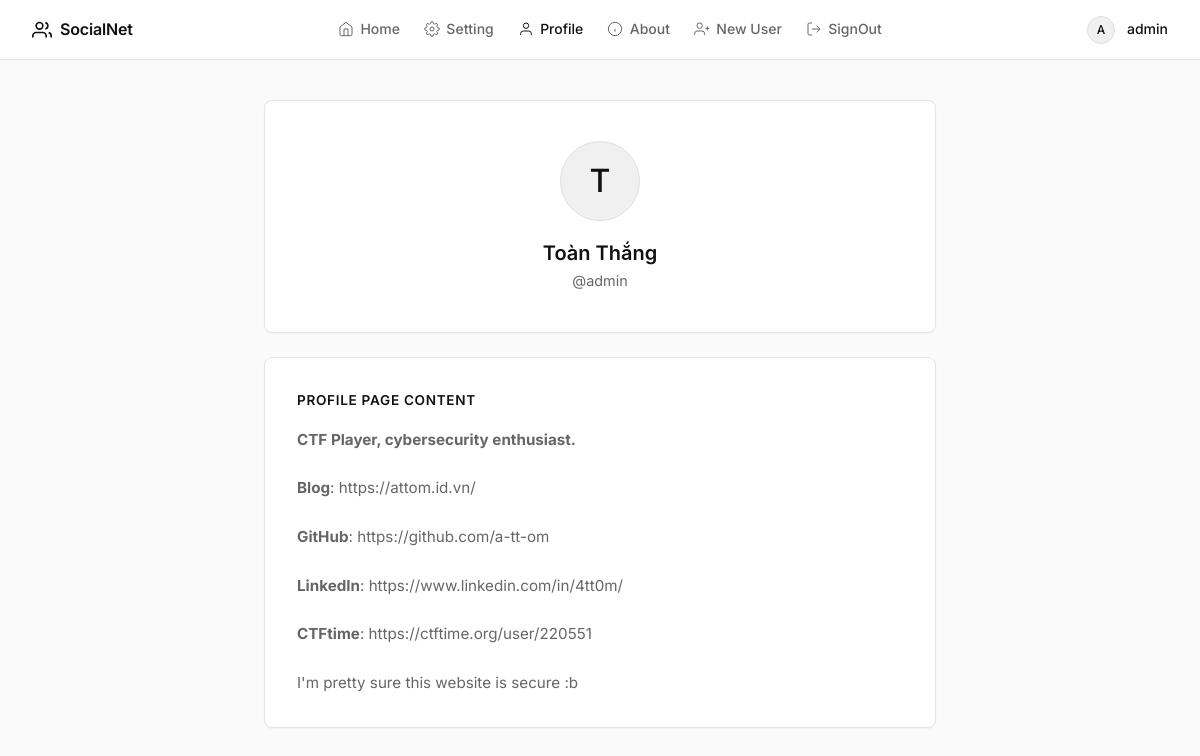
The app's page /src/socialnet/profile.php (signed in) with its own data.
### tables this page shows
CREATE TABLE IF NOT EXISTS account (
    id          INT AUTO_INCREMENT PRIMARY KEY,
    username    VARCHAR(50)  NOT NULL UNIQUE,
    fullname    VARCHAR(100) NOT NULL,
    password    VARCHAR(255) NOT NULL,
    description TEXT,
    is_admin    TINYINT(1) DEFAULT 0
);

### src/includes/auth.php (called while the page is built, shortened)
<?php
function getCurrentUsername(): ?string
{
    return $_SESSION['username'] ?? null;
}

### src/socialnet/profile.php (the view, shortened to what this page needs)
<?php
require_once __DIR__ . '/../includes/auth.php';
$ownerUsername = $_GET['owner'] ?? getCurrentUsername();
$host = getenv('DB_HOST') ?: 'mysql';
$db = getenv('DB_NAME') ?: 'socialnet';
$dbuser = getenv('DB_USER') ?: 'socialnet_user';
$dbpass = getenv('DB_PASS') ?: 'socialnet_pass';
$conn = new mysqli($host, $dbuser, $dbpass, $db);
$query = "SELECT username, fullname, description FROM account WHERE username = '$ownerUsername'";
$result = $conn->query($query);
if ($result && $profile = $result->fetch_assoc()) {
}
?>
<!DOCTYPE html>
<html lang="en">
<head>
    <link rel="stylesheet" href="/assets/style.css?v=2">
</head>
<body>
    <?php include __DIR__ . '/../includes/menubar.php'; ?>
    <div class="main-content">
        <div class="profile-header">
            <div class="profile-avatar"><?= strtoupper(substr($profile['fullname'], 0, 1)) ?></div>
            <h2><?= htmlspecialchars($profile['fullname']) ?></h2>
            <div class="profile-username">@<?= htmlspecialchars($profile['username']) ?></div>
        </div>
        <div class="profile-description">
            <h3>Profile Page Content</h3>
            <?php
            function parseMarkdown($text)
            {
                $text = preg_replace('/\[([^\]]+)\]\((https?:\/\/[^\)]+)\)/', '<a href="$2" target="_blank" rel="noopener noreferrer">$1</a>', $text);
                $text = preg_replace('/(?<!href=")(?<!>)(https?:\/\/[^\s<]+)/', '<a href="$1" target="_blank" rel="noopener noreferrer">$1</a>', $text);
                $text = preg_replace('/\*\*(.+?)\*\*/s', '<strong>$1</strong>', $text);
                $text = preg_replace('/\_(.+?)\_/s', '<em>$1</em>', $text);
                return nl2br($text);
            }
            ?>
            <?php if (!empty($profile['description'])): ?>
                <div class="description-content"><?= parseMarkdown($profile['description']) ?></div>
            <?php else: ?>
                <div class="no-description">This user hasn't written anything yet.</div>
            <?php endif; ?>
        </div>
    </div>
</body>
</html>

### src/assets/style.css (style rules this page uses)
:root { --bg-primary: #ffffff; --bg-secondary: #fafafa; --bg-card: #ffffff; --bg-input: #ffffff; --border-color: #e5e5e5; --border-focus: #111111; --text-primary: #111111; --text-secondary: #666666; --text-muted: #888888; --accent: #111111; --accent-hover: #333333; --accent-glow: #f5f5f5; --success: #0d9488; --success-bg: #f0fdfa; --danger: #e11d48; --danger-bg: #fff1f2; --warning: #d97706; --shadow-sm: 0 1px 2px rgba(0, 0, 0, 0.04); --shadow-md: 0 4px 12px rgba(0, 0, 0, 0.03); --shadow-lg: 0 8px 24px rgba(0, 0, 0, 0.04); --radius-sm: 6px; --radius-md: 8px; --radius-lg: 12px; --radius-xl: 16px; --transition: all 0.2s ease; }
*, *::before, *::after { margin: 0; padding: 0; box-sizing: border-box; }
html { font-size: 16px; }
body { font-family: "Inter", -apple-system, BlinkMacSystemFont, sans-serif; background: var(--bg-secondary); color: var(--text-primary); line-height: 1.6; min-height: 100vh; -webkit-font-smoothing: antialiased; -moz-osx-font-smoothing: grayscale; }
a { color: var(--text-secondary); text-decoration: none; transition: var(--transition); }
.main-content { position: relative; z-index: 1; padding-top: 100px; padding-bottom: 4rem; max-width: 720px; margin: 0 auto; padding-left: 1.5rem; padding-right: 1.5rem; }
.profile-header { text-align: center; padding: 2.5rem 2rem; background: var(--bg-card); border: 1px solid var(--border-color); border-radius: var(--radius-md); margin-bottom: 1.5rem; box-shadow: var(--shadow-sm); }
.profile-avatar { width: 80px; height: 80px; border-radius: 50%; background: #f0f0f0; border: 1px solid #e0e0e0; display: flex; align-items: center; justify-content: center; font-size: 2rem; font-weight: 500; color: var(--text-primary); margin: 0 auto 1rem; }
.profile-header h2 { font-size: 1.25rem; font-weight: 600; color: var(--text-primary); }
.profile-header .profile-username { color: var(--text-secondary); font-size: 0.9rem; }
.profile-description { padding: 2rem; background: var(--bg-card); border: 1px solid var(--border-color); border-radius: var(--radius-md); box-shadow: var(--shadow-sm); }
.profile-description h3 { font-size: 0.85rem; font-weight: 600; margin-bottom: 1rem; color: var(--text-primary); text-transform: uppercase; letter-spacing: 0.05em; }
.profile-description .description-content { color: var(--text-secondary); line-height: 1.6; white-space: pre-wrap; font-size: 0.95rem; }

### records on screen
account: fullname "T", fullname "Toàn Thắng", username "admin", description "CTF Player, cybersecurity enthusiast. Blog : https://attom.id.vn/ GitHub : https://github.com/a-tt-om LinkedIn : https://www.linkedin.com/in/4tt0m/ CTFtime : https://ctftime.org/user/220551 I'm pretty sure this website is secure :b"

### other values on screen
substr($menubarUsername, 0, 1) "A"
$menubarUsername "admin"
